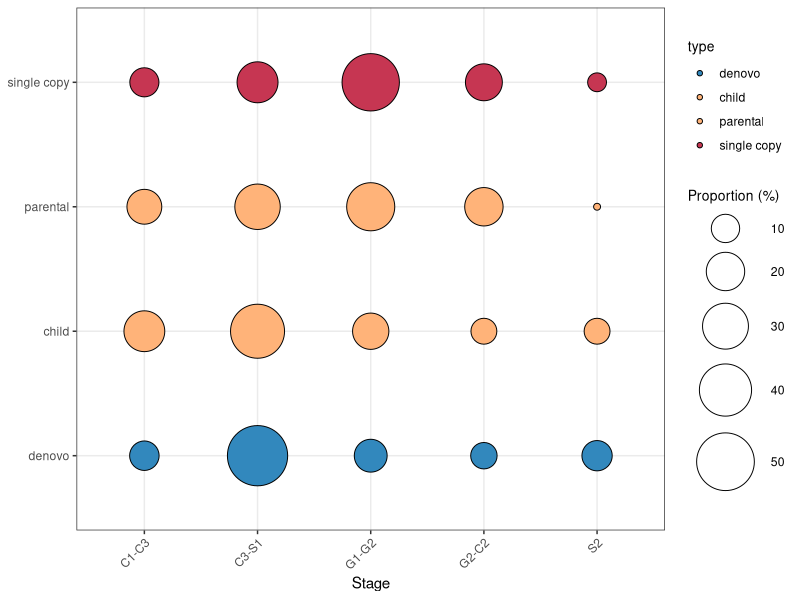

Recreate this plot in R.
# Figure 4C
# Dot plot of gene proportion across stages

library(ggplot2)
library(dplyr)
library(tidyr)

# input
stage<-c("G1-G2","G2-C2","C1-C3","C3-S1","S2")
df <- tibble(
  stage = stage,
  `single copy` = c(49.3,18.3,10.6,23.2,4),
  parental      = c(33.3,20,16,29.3,1.3),
  child         = c(17.6,8.1,23,43.2,8.1),
  denovo        = c(14,8.5,10.9,55,11.6)
)

df_long <- df %>%
  pivot_longer(
    cols = -stage,
    names_to = "type",
    values_to = "proportion"
  ) %>%
  mutate(
    type = factor(
      type,
      levels = c("denovo","child","parental","single copy"),
      ordered = TRUE
    )
  )

# plot
pdf("dot_gene_stage.pdf",width = 6,height = 4)
ggplot(df_long, aes(x = stage, y = type)) +
  geom_point(
    aes(size = proportion, fill = type),
    shape = 21,
    color = "black"
  ) +
  theme_bw() +
  scale_fill_manual(
    values = c(
      "denovo"      = "#3288bd",
      "child"       = "#FFB379",
      "parental"    = "#FFB379",
      "single copy" = "#C63652"
    )
  ) +
  scale_size(
    range = c(2, 20),
    name = "Proportion (%)"
  ) +
  labs(x = "Stage", y = NULL) +
  theme(
    legend.title = element_text(size = 10),
    axis.text.x = element_text(angle = 45, hjust = 1)
  )
